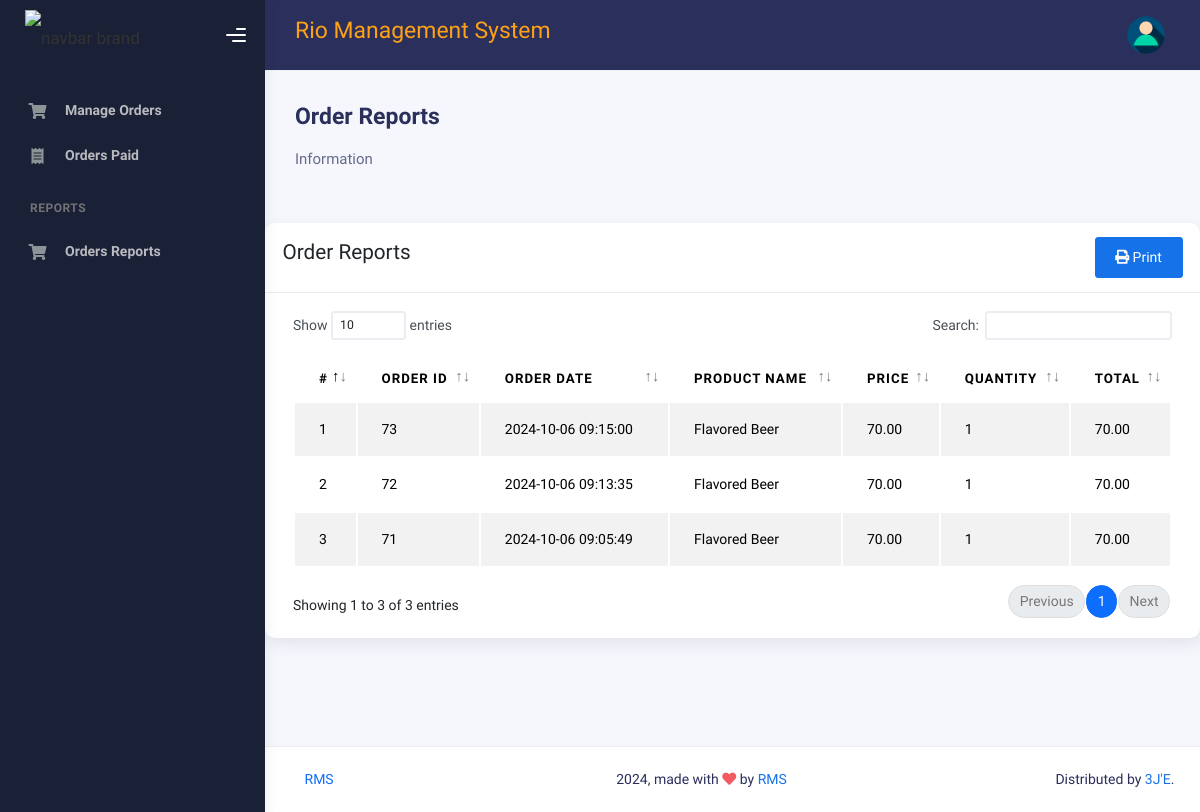
The app's page /customer/order_reports.php with its own data.
### tables this page shows
CREATE TABLE `order_details` (
  `order_detail_id` int(11) NOT NULL,
  `order_id` int(11) DEFAULT NULL,
  `prod_id` int(11) DEFAULT NULL,
  `prod_name` varchar(255) DEFAULT NULL,
  `prod_price` varchar(255) DEFAULT NULL,
  `quantity` varchar(255) DEFAULT NULL
);

CREATE TABLE `orders` (
  `order_id` int(11) NOT NULL,
  `order_date` timestamp NOT NULL DEFAULT current_timestamp(),
  `status` varchar(20) DEFAULT 'Pending'
);

### customer/order_reports.php (the view, shortened to what this page needs)
<?php
include("config/connect.php");
$whereClause = "";
$sql = "SELECT orders.order_id, orders.order_date, order_details.prod_name, order_details.prod_price, order_details.quantity
        FROM orders
        JOIN order_details ON orders.order_id = order_details.order_id
        $whereClause
        ORDER BY orders.order_date DESC";
$stmt = $conn->prepare($sql);
$stmt->execute();
$result = $stmt->get_result();
$orderReports = [];
while ($row = $result->fetch_assoc()) {
    $orderReports[] = $row;
}
?>
<!DOCTYPE html>
<html lang="en">
<head>
    <link rel="stylesheet" href="assets/css/bootstrap.min.css" />
    <link rel="stylesheet" href="assets/css/plugins.min.css" />
    <link rel="stylesheet" href="assets/css/kaiadmin.min.css" />
    <link rel="stylesheet" href="assets/css/demo.css" />
</head>
<body>
<div class="wrapper">
    <?php include("include/sidenavigation.php"); ?>
    <div class="main-panel">
        <?php include("include/header.php"); ?>
        <div class="container">
            <div class="page-inner">
                <div class="d-flex align-items-left align-items-md-center flex-column flex-md-row pt-2 pb-4">
                    <div>
                        <h3 class="fw-bold mb-3">Order Reports</h3>
                        <h6 class="op-7 mb-2">Information</h6>
                    </div>
                </div>
            </div>
            <div class="row">
                <div class="col-md-12">
                    <div class="card">
                        <div class="card-header d-flex justify-content-between">
                            <h4>Order Reports</h4>
                            <button onclick="printTable()" class="btn btn-primary"><i class="fas fa-print"></i> Print</button>
                        </div>
                        <div class="card-body">
                            <div class="table-responsive">
                                <table id="order-reports-datatables" class="display table table-striped table-hover" style="width: 100%;">
                                    <thead>
                                        <tr>
                                            <th>#</th>
                                            <th>Order ID</th>
                                            <th>Order Date</th>
                                            <th>Product Name</th>
                                            <th>Price</th>
                                            <th>Quantity</th>
                                            <th>Total</th>
                                        </tr>
                                    </thead>
                                    <tbody>
                                    <?php
                                    $cnt = 1;
                                    foreach ($orderReports as $report) {
                                        $price = floatval($report['prod_price']);
                                        $quantity = intval($report['quantity']);
                                        $total = $price * $quantity;
                                    ?>
                                        <tr>
                                            <td><?php echo $cnt; ?></td>
                                            <td><?php echo $report['order_id']; ?></td>
                                            <td><?php echo $report['order_date']; ?></td>
                                            <td><?php echo $report['prod_name']; ?></td>
                                            <td><?php echo number_format($price, 2); ?></td>
                                            <td><?php echo $quantity; ?></td>
                                            <td><?php echo number_format($total, 2); ?></td>
                                        </tr>
                                    <?php
                                        $cnt++;
                                    }
                                    ?>
                                    </tbody>
                                </table>
                            </div>
                        </div>
                    </div>
                </div>
            </div>
        </div>
        <?php include("include/footer.php"); ?>
    </div>
</div>
</body>
</html>

### records on screen
order_details: order.order_id "73", order.order_date "2024-10-06 09:15:00", prod_name "Flavored Beer", prod_price "70.00", quantity "1", total "70.00"
order_details: order.order_id "72", order.order_date "2024-10-06 09:13:35", prod_name "Flavored Beer", prod_price "70.00", quantity "1", total "70.00"
order_details: order.order_id "71", order.order_date "2024-10-06 09:05:49", prod_name "Flavored Beer", prod_price "70.00", quantity "1", total "70.00"
